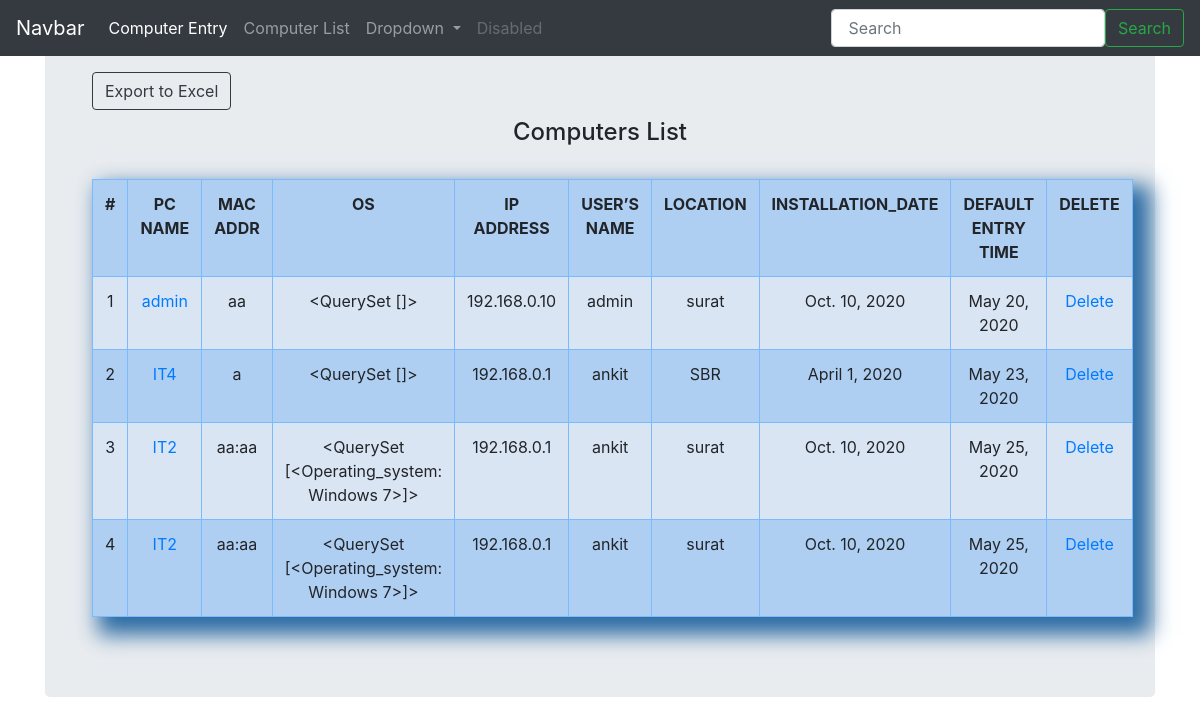
Page /inv/cl/ on the committed database.
### inv/models.py (models this page shows, shortened)
class Computer(models.Model):
    computer_name = models.CharField(max_length=30, blank=True)
    IP_address = models.CharField(max_length=30, blank=True)
    MAC_address = models.CharField(max_length=30, blank=True)
    operating_system = models.ManyToManyField(Operating_system)
    users_name = models.CharField(max_length=30, blank=True)
    location = models.CharField(max_length=30, blank=True)
    Installation_date = models.DateField(auto_now_add=False, auto_now=False, blank=True)
    timestamp = models.DateField(auto_now_add=True, auto_now=False, blank=True)
    objects = models.Manager()

class Operating_system(models.Model):
    operating_system = models.CharField(max_length=30, blank=True)
    def __str__(self):
        return self.operating_system

### inv/views.py (the view)
def computer_list(request):
    title = 'Computers List'
    queryset = Computer.objects.all()
    context = {
        "title": title,
        "queryset": queryset,
    }
    return render(request, 'computer_list.html', context)

### inv/templates/computer_list.html (shortened to what this page needs)
{% extends 'base.html' %}
{% load static %}
{% block content %}
<main role="main" class="container">
    {% load static %}
    <div class="jumbotron">
        <div class="container">
            <div>
                <a class="btn btn-outline-dark my-2" href="{% url 'export_users_xls' %}" role="button">Export to
                    Excel</a>
            </div>
            <h4 class="title">{{title}}</h4>
            <br>
            <table class="table table-striped table-bordered table-primary ">
                <tr>
                    <th>#</th>
                    <th>PC NAME</th>
                    <th>MAC ADDR</th>
                    <th>OS</th>
                    <th>IP ADDRESS</th>
                    <th>USER’S NAME</th>
                    <th>LOCATION</th>
                    <th>INSTALLATION_DATE</th>
                    <th>DEFAULT ENTRY TIME</th>
                    <th>DELETE</th>
                </tr>
                {% for instance in queryset %}
                <tr>
                    <td>{{forloop.counter}}</td>
                    <td><a href="{% url 'computer_edit' id=instance.id %}"> {{instance.computer_name}}</a></td>
                    <td>{{instance.MAC_address}}</td>
                    <td>{{instance.operating_system.all}}</td>
                    <td>{{instance.IP_address}}</td>
                    <td>{{instance.users_name}}</td>
                    <td>{{instance.location}}</td>
                    <td>{{instance.Installation_date}}</td>
                    <td>{{instance.timestamp}}</td>
                    <td><a href="{% url 'computer_delete' id=instance.id %}">Delete</a></td>
                </tr>
                {% endfor %}
            </table>
        </div>
    </div>
</main>
{% endblock %}

### inv/templates/base.html (shortened to what this page needs)
<!doctype html>
<html lang="en">
<head>
    {% load static %}
    <link rel="stylesheet" href="https://stackpath.bootstrapcdn.com/bootstrap/4.5.0/css/bootstrap.min.css"
>
    <link href="{% static 'css/style.css' %}" rel="stylesheet">
</head>
<body>
{% load static %}
<nav class="navbar navbar-expand-lg navbar-dark bg-dark fixed-top" >
    <a class="navbar-brand" href="{% url 'inv' %}">Navbar</a>
    <div class="collapse navbar-collapse" id="navbarSupportedContent">
        <ul class="navbar-nav mr-auto">
            <li class="nav-item active">
                <a class="nav-link" href="{% url 'ce' %}">Computer Entry<span class="sr-only">(current)</span></a>
            </li>
            <li class="nav-item">
                <a class="nav-link" href="{% url 'cl' %}" >Computer List</a>
            </li>
            <li class="nav-item dropdown">
                <a class="nav-link dropdown-toggle" href="#" id="navbarDropdown" role="button" data-toggle="dropdown"
                   aria-haspopup="true" aria-expanded="false">
                    Dropdown
                </a>
            </li>
            <li class="nav-item">
                <a class="nav-link disabled" href="#" tabindex="-1" aria-disabled="true">Disabled</a>
            </li>
        </ul>
        <form method="POST" action="{% url 'search' %}" class="form-inline my-2 my-lg-0">
            <input id="input-search" class="form-control mr-sm-0" name="srh" type="search" placeholder=" Search "
              aria-label="Search">
            <button class="btn btn-outline-success my-2 my-sm-0" type="submit">Search</button>
        </form>
    </div>
</nav>
{% block content %}
{% endblock %}
</body>
</html>

### inv/static/css/style.css (style rules this page uses)
.title { text-align: center; }
table { width: 100%; margin: auto; text-align: center; box-shadow: 12px 12px 20px 6px #2e6da4; font-size: 16px; }
table tr:nth-child(odd) { background: #B8CAE4 }
table tr:nth-child(even) { background: #dae5f4 }

### rows in the picture
Computer: computer_name "admin", MAC_address "aa", operating_system.all "<QuerySet []>", IP_address "192.168.0.10", users_name "admin", location "surat", Installation_date "Oct. 10, 2020", timestamp "May 20, 2020"
Computer: computer_name "IT4", MAC_address "a", operating_system.all "<QuerySet []>", IP_address "192.168.0.1", users_name "ankit", location "SBR", Installation_date "April 1, 2020", timestamp "May 23, 2020"
Computer: computer_name "IT2", MAC_address "aa:aa", operating_system.all "<QuerySet [<Operating_system: Windows 7>]>", IP_address "192.168.0.1", users_name "ankit", location "surat", Installation_date "Oct. 10, 2020", timestamp "May 25, 2020"
Computer: computer_name "IT2", MAC_address "aa:aa", operating_system.all "<QuerySet [<Operating_system: Windows 7>]>", IP_address "192.168.0.1", users_name "ankit", location "surat", Installation_date "Oct. 10, 2020", timestamp "May 25, 2020"

### other values in the picture
{{ title }} "Computers List"
